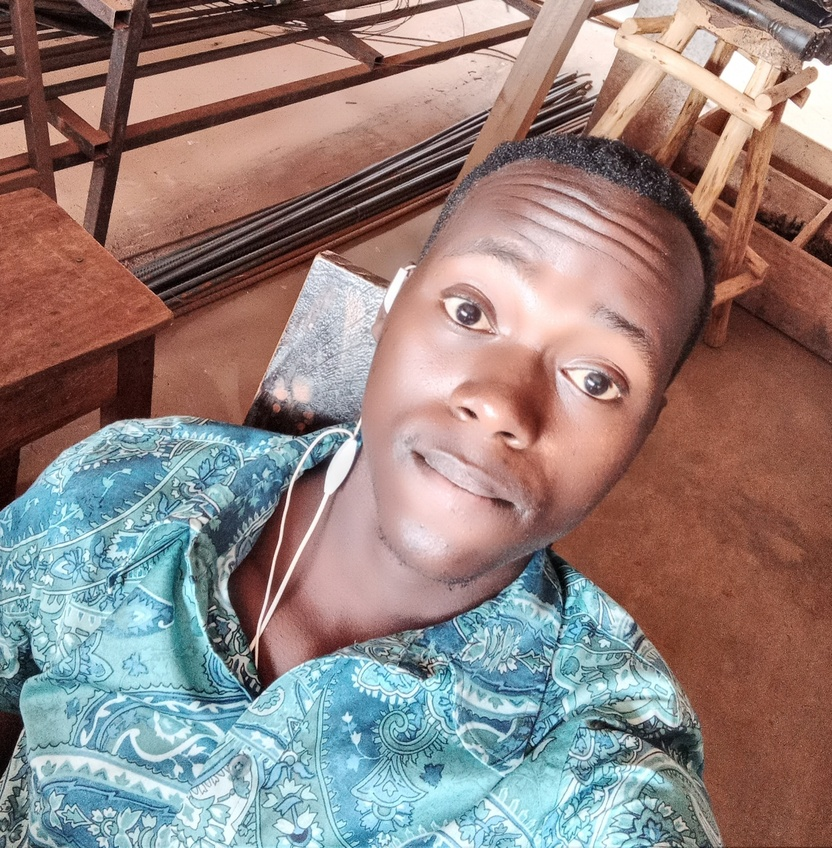
#> input picture Alvin_Data_Science/images/alvin.jpg, 832 x 848 px, shrunk from 2448 x 2495 before the run, found by its file name
$ python blur_image.py
#> lines starting #> are read from the running program, lines starting #| are printed output that depends on the picture

from scipy.ndimage import gaussian_filter as gf
import matplotlib.pyplot as plt

image_read = plt.imread("Alvin_Data_Science/images/alvin.jpg")
#> image_read is the input picture: shape (848, 832, 3); mean R, G, B 146.8, 130, 126
blur_image = gf(image_read, 2)
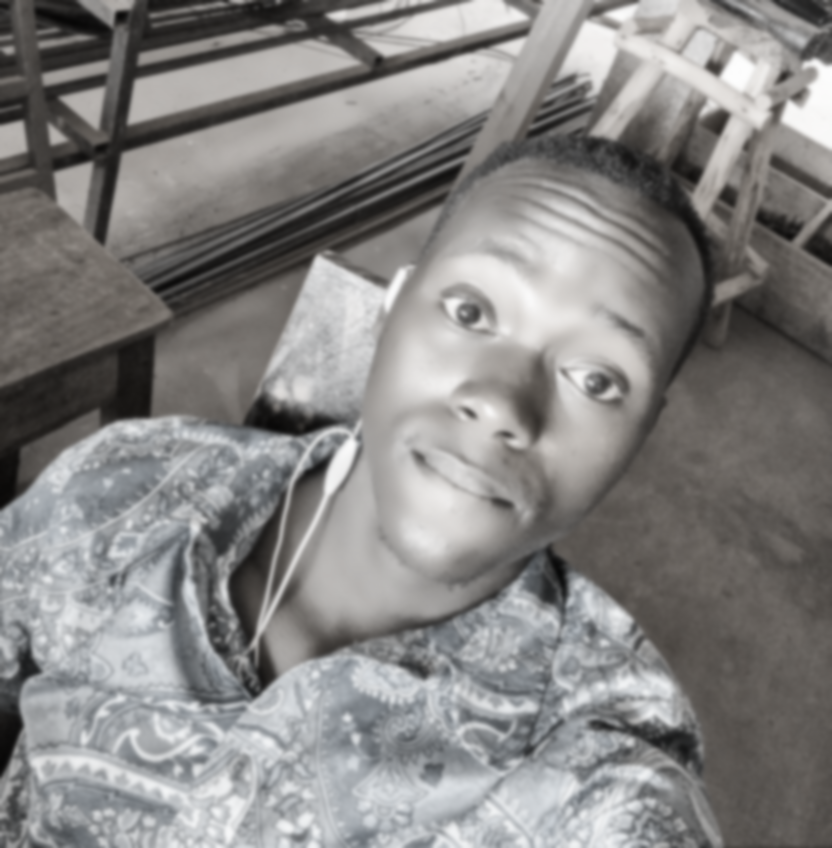
#> blur_image: shape (848, 832, 3); mean R, G, B 133.9, 132.7, 131.6
prefix = 'blurred'

plt.subplot(121)
plt.imshow(image_read)
plt.title('original image')

plt.subplot(122)
plt.imshow(blur_image)
plt.title('blurred image')


blur_image_name = prefix + '_img.jpg'
plt.imsave(blur_image_name, blur_image)
plt.show()
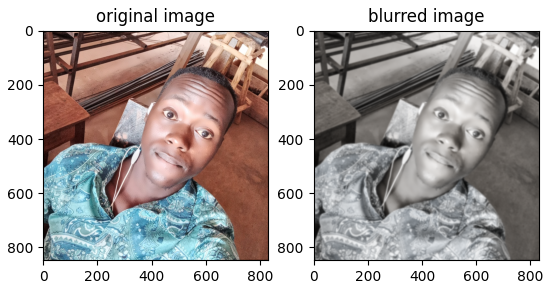
#> figure drawn by matplotlib, 2 panels

$ run again, with Ronald_DataScience/imgs/image.jpeg copied over Alvin_Data_Science/images/alvin.jpg
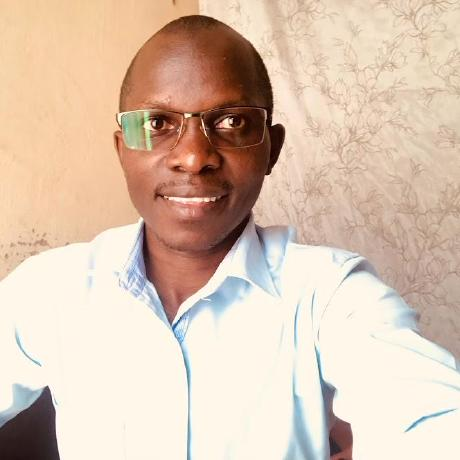
#> input picture Ronald_DataScience/imgs/image.jpeg, 460 x 460 px, found by its file name
#> image_read is the input picture: shape (460, 460, 3); mean R, G, B 219, 195.6, 176.5
#> `blur_image = gf(image_read, 2)`:
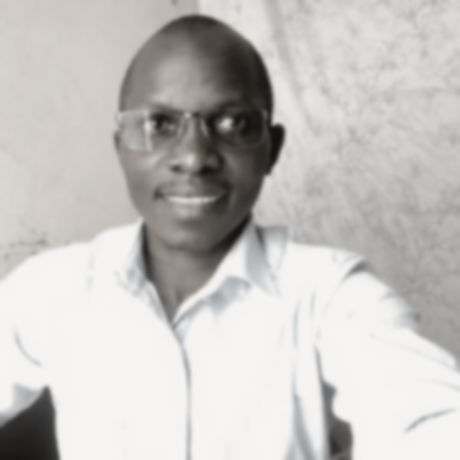
#> blur_image: shape (460, 460, 3); mean R, G, B 198.1, 195.7, 193.3
#> `plt.show()`:
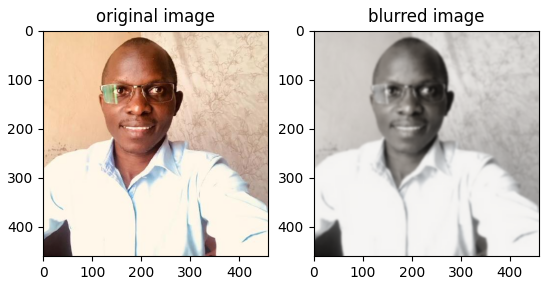
#> figure drawn by matplotlib, 2 panels

$ run again, with data-science/imgs/image1.png saved as Alvin_Data_Science/images/alvin.jpg
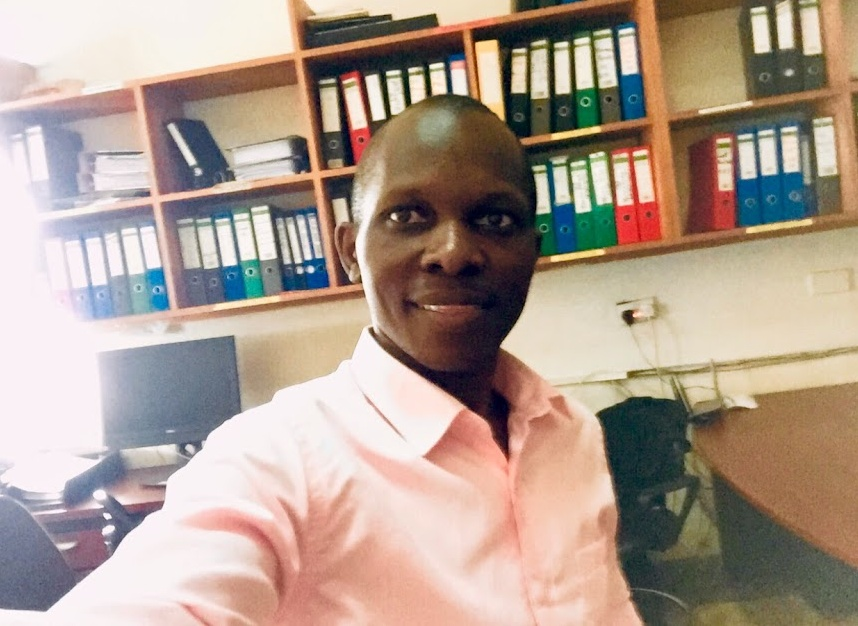
#> input picture data-science/imgs/image1.png, 858 x 626 px, found by its file name
#> image_read is the input picture: shape (626, 858, 3); mean R, G, B 173.4, 155.3, 142.5
#> `blur_image = gf(image_read, 2)`:
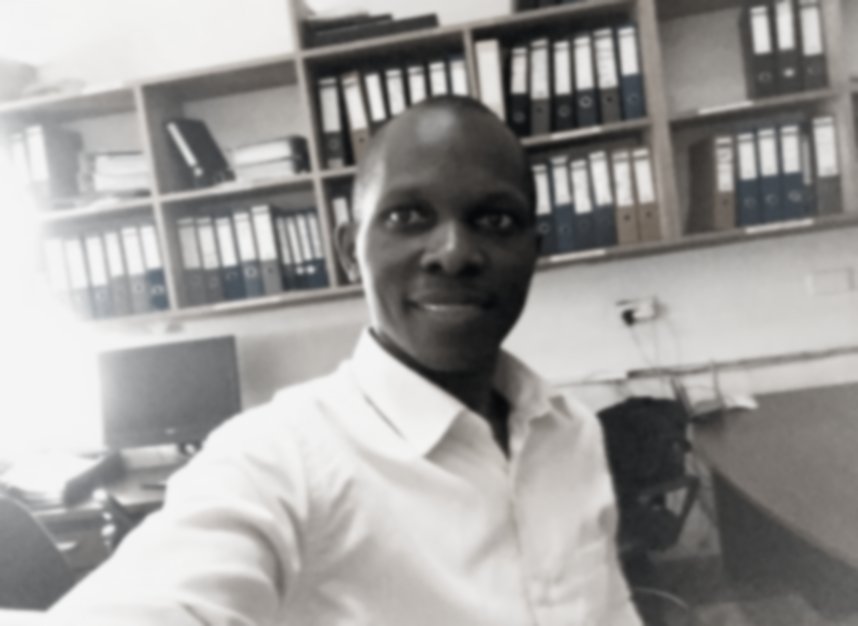
#> blur_image: shape (626, 858, 3); mean R, G, B 157.3, 155.5, 153.8
#> `plt.show()`:
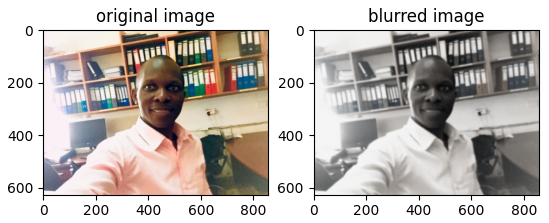
#> figure drawn by matplotlib, 2 panels
